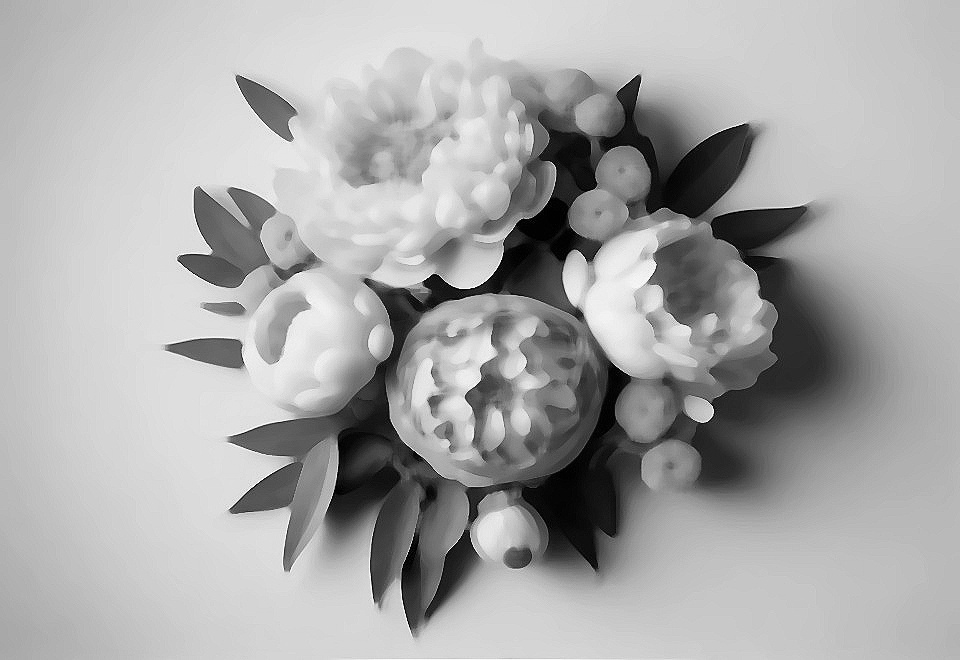
#> input picture Components/60tv/ip.jpg, 960 x 660 px
$ python -i src.py   (imports and definitions only)
#> lines starting #> are read from the running program, lines starting #| are printed output that depends on the picture
#> further down, picture is the input picture: shape (660, 960, 3); min 0, max 255, mean 168.9
import cv2
import numpy as np
# import matplotlib.pyplot as plt


def emboss(image):
    height, width = image.shape[:2]
#> height = 660; width = 960
    y = np.ones((height, width), np.uint8) * 128
    embossed_image = np.zeros((height, width), np.uint8)
    # generating the kernels
    kernel1 = np.array([[0, -1, -1], # kernel for embossing bottom left side
                        [1, 0, -1],
                        [1, 1, 0]])
    kernel2 = np.array([[-1, -1, 0], # kernel for embossing bottom right side
                        [-1, 0, 1],
                        [0, 1, 1]])
    # you can generate kernels for embossing top as well
    # If image does not have 2 channels (it is not grayscale)
    if image.ndim != 2:
        try:
            # Convert colored image to grayscale
            gray = cv2.cvtColor(image, cv2.COLOR_BGR2GRAY)
        except Exception as e:
            # Return exception if image is neither grayscale nor colored
            return e
    else:
        gray = image.copy()
    output1 = cv2.add(cv2.filter2D(gray, -1, kernel1), y) # emboss on bottom left side
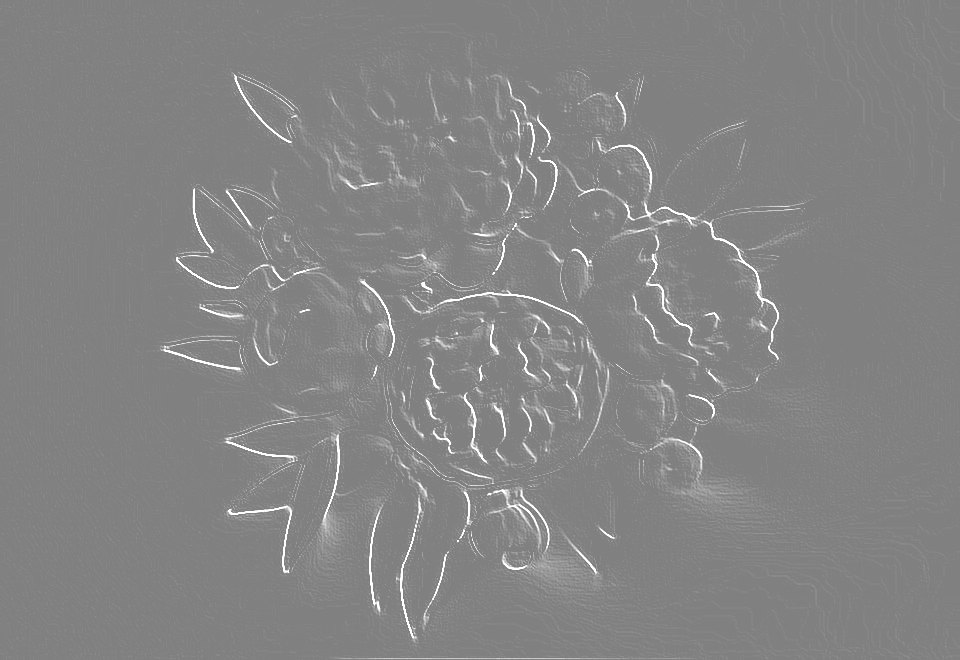
#> output1: shape (660, 960); min 128, max 255, mean 132.3
    output2 = cv2.add(cv2.filter2D(gray, -1, kernel2), y) # emboss on bottom right side
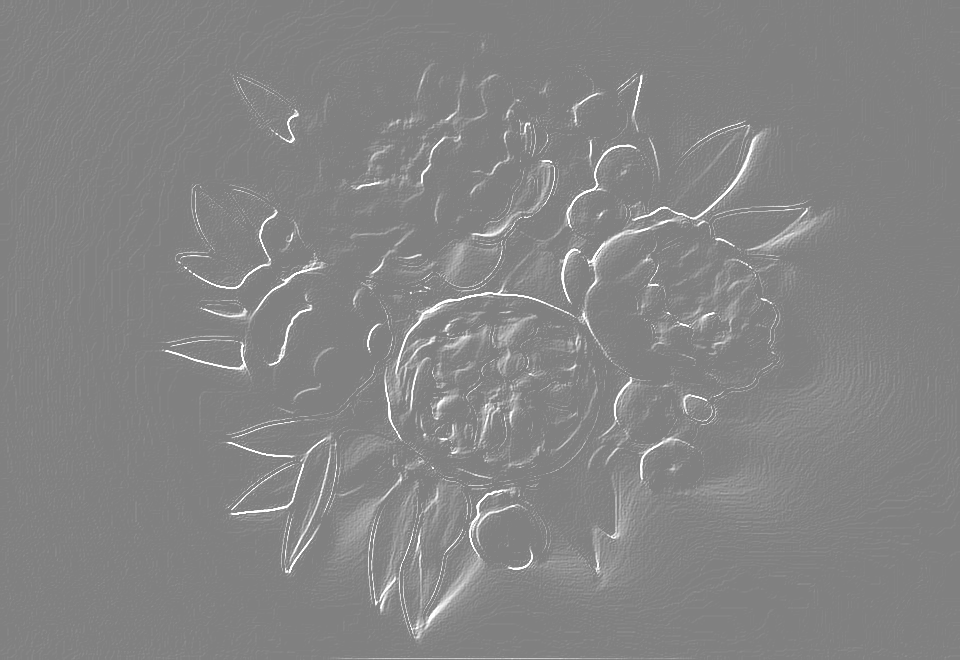
#> output2: shape (660, 960); min 128, max 255, mean 133.1
    for i in range(height):
        for j in range(width):
            embossed_image[i, j] = max(output1[i, j], output2[i, j]) # combining both embosses to produce stronger emboss
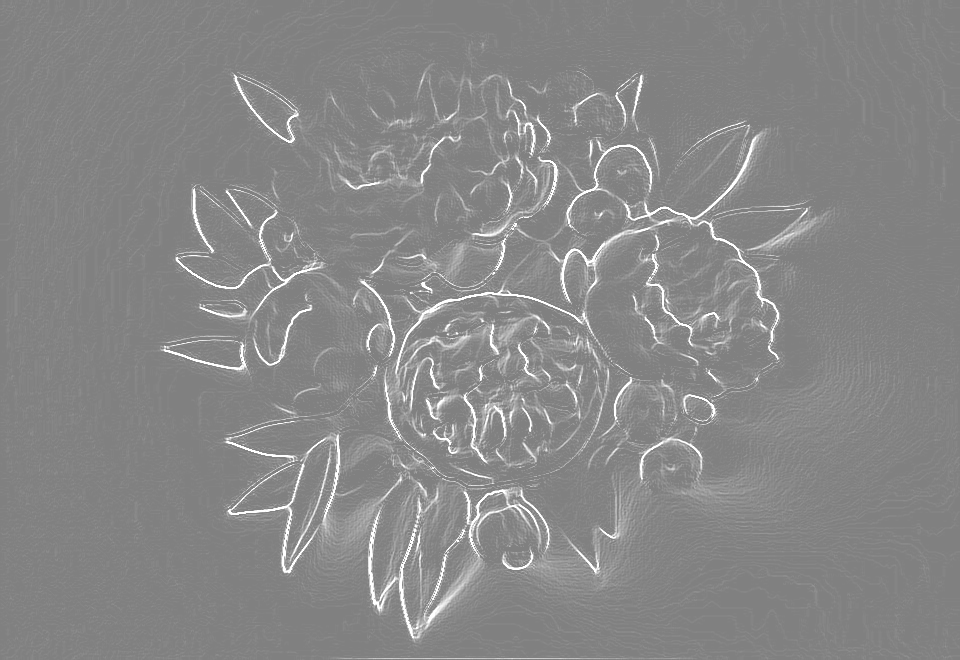
#> embossed_image: shape (660, 960); min 128, max 255, mean 136
    return embossed_image

>>> import cv2
>>> picture = cv2.imread('../../../60tv/ip.jpg')
>>> result = emboss(picture)
